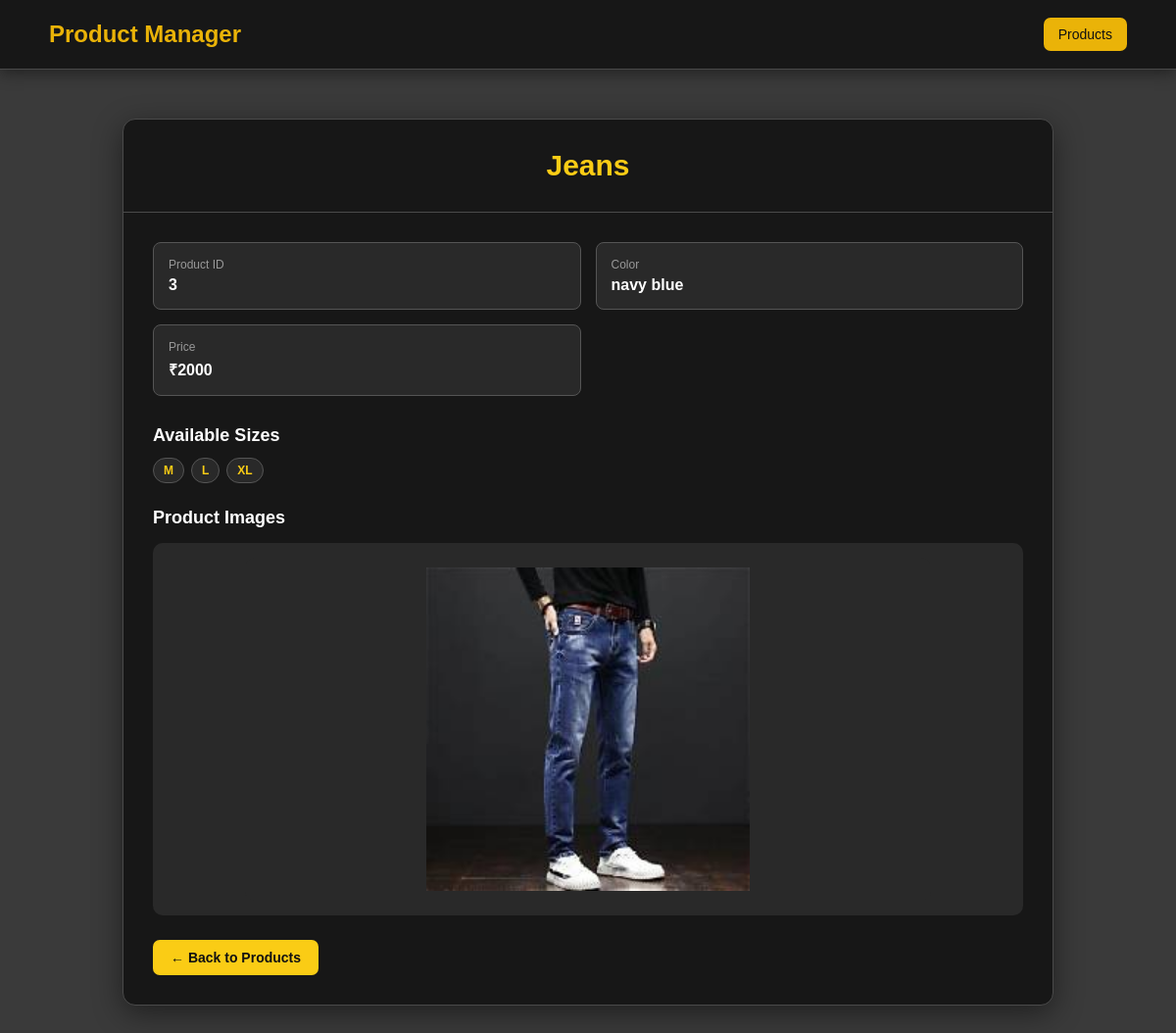
Page /product/3/ (signed in) on the committed database.
### product/models.py (models this page shows, shortened)
class product(models.Model):
    user=models.ForeignKey(User, on_delete=models.CASCADE)
    proid=models.IntegerField()
    name=models.CharField(max_length=50)
    image=models.ImageField(upload_to="product/",blank=True,null=True)
    color=models.CharField(max_length=100)
    size=models.ManyToManyField(Size)
    price = models.IntegerField()

class Size(models.Model):
    name=models.CharField(max_length=100)

### product/views.py (the view)
# urls.py: path("product/<int:proid>/",views.product_detail,name="product_detail"),
@login_required
def product_detail(request,proid):
    products=product.objects.get(proid=proid,user=request.user)
    return render(request,"product_detail.html",{
        "products":products
    })

### product/templates/product_detail.html (shortened to what this page needs)
{% load static %}
<!DOCTYPE html>
<html>
<head>
    <link rel="stylesheet"
          href="{% static 'product/style.css' %}">
</head>
<body>
<nav class="navbar">
    <div class="logo">
        Product Manager
    </div>
    <div class="nav-links">
        <a
            href="{% url 'product_list' %}"
            class="logout-btn"
        >
            Products
        </a>
    </div>
</nav>
<div class="detail-container">
    <div class="detail-card">
        <div class="detail-header">
            <h1>
                {{ products.name }}
            </h1>
        </div>
        <div class="detail-body">
            <div class="detail-info">
                <div class="info-box">
                    <span>
                        Product ID
                    </span>
                    <strong>
                        {{ products.proid }}
                    </strong>
                </div>
                <div class="info-box">
                    <span>
                        Color
                    </span>
                    <strong>
                        {{ products.color }}
                    </strong>
                </div>
                <div class="info-box">
                    <span>
                        Price
                    </span>
                    <strong>
                        ₹{{ products.price }}
                    </strong>
                </div>
            </div>
            <div class="detail-section">
                <h3>
                    Available Sizes
                </h3>
                <div class="sizes">
                    {% for size in products.size.all %}
                        <span class="size">
                            {{ size.name }}
                        </span>
                    {% empty %}
                        <span>
                            No sizes available
                        </span>
                    {% endfor %}
                </div>
            </div>
            <div class="detail-section">
                <h3>
                    Product Images
                </h3>
                <div class="detail-images">
                    {% if products.image %}
                        <img width="200"
                            src="{{ products.image.url }}"
                            alt="{{ products.name }}"
                        >
                    {% endif %}
                </div>
            </div>
            <a
                href="{% url 'product_list' %}"
                class="detail-back"
            >
                ← Back to Products
            </a>
        </div>
    </div>
</div>
</body>
</html>

### product/static/product/style.css (style rules this page uses)
* { margin: 0; padding: 0; box-sizing: border-box; }
body { font-family: Arial, Helvetica, sans-serif; background: #3a3a3a; color: #f5f5f5; min-height: 100vh; }
a { text-decoration: none; }
.navbar { width: 100%; background: #171717; padding: 18px 50px; display: flex; justify-content: space-between; align-items: center; border-bottom: 1px solid #4a4a4a; box-shadow: 0 4px 15px rgba(0, 0, 0, 0.4); }
.logo { color: #eab308; font-size: 24px; font-weight: 700; }
.nav-links { display: flex; align-items: center; gap: 10px; }
.nav-links a { color: #e5e5e5; padding: 9px 15px; border-radius: 7px; font-size: 14px; transition: 0.2s; }
.nav-links .logout-btn { background: #eab308; color: #111111; }
.sizes { display: flex; flex-wrap: wrap; gap: 7px; margin-top: 8px; }
.size { padding: 5px 10px; border-radius: 20px; background: #292929; color: #facc15; border: 1px solid #555555; font-size: 12px; font-weight: 600; }
.detail-container { width: 90%; max-width: 950px; margin: 50px auto; }
.detail-card { background: #171717; border: 1px solid #4a4a4a; border-radius: 13px; overflow: hidden; box-shadow: 0 8px 30px rgba(0, 0, 0, 0.45); }
.detail-header { padding: 30px; border-bottom: 1px solid #4a4a4a; }
.detail-header h1 { font-size: 30px; color: #facc15; font-weight: 700; text-align: center; text-transform: capitalize; }
.detail-body { padding: 30px; }
.detail-info { display: grid; grid-template-columns: repeat(2, 1fr); gap: 15px; margin-bottom: 30px; }
.info-box { background: #292929; border: 1px solid #555555; padding: 15px; border-radius: 8px; }
.info-box span { display: block; color: #999999; font-size: 12px; margin-bottom: 5px; }
.info-box strong { color: #ffffff; font-size: 16px; }
.detail-section { margin-top: 25px; }
.detail-section h3 { margin-bottom: 12px; font-size: 18px; color: #ffffff; }
.detail-images { display: flex; justify-content: center; align-items: center; margin-top: 15px; background: #292929; border-radius: 10px; padding: 15px; }
.detail-images img { width: 100%; max-width: 700px; height: 350px; object-fit: contain; border-radius: 10px; background: #292929; padding: 10px; }
.detail-back { display: inline-block; margin-top: 25px; padding: 10px 18px; border-radius: 7px; background: #facc15; color: #111111; font-size: 14px; font-weight: 600; transition: 0.2s; }

### rows in the picture
product: name "Jeans", proid "3", color "navy blue", price "2000", image (picture)
Size: name "M"
Size: name "L"
Size: name "XL"
